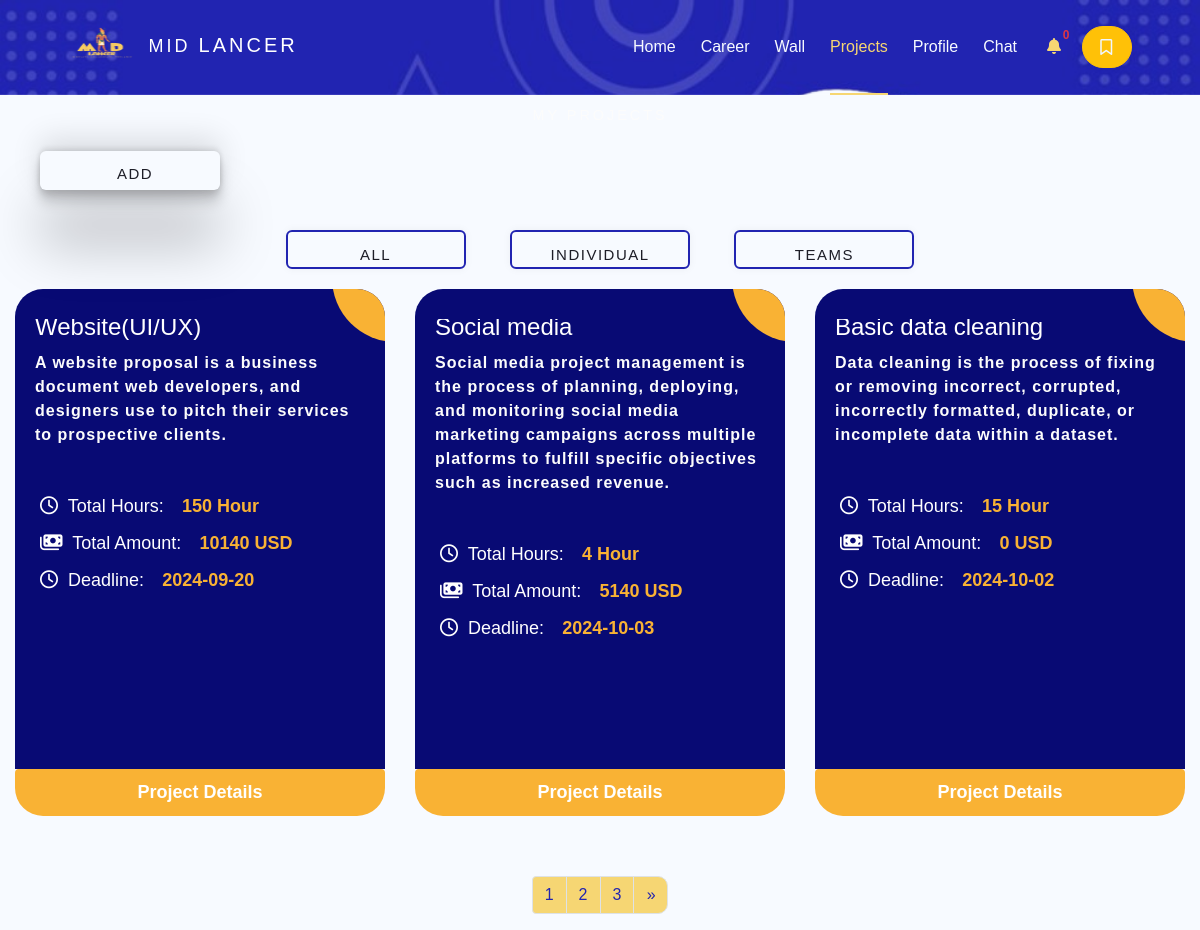
Page /my_projects_client.php (signed in) on the committed database.
### tables this page shows
CREATE TABLE `project` (
  `project_id` int(11) NOT NULL,
  `project_name` varchar(250) NOT NULL,
  `description` varchar(250) NOT NULL,
  `total_hours` int(11) NOT NULL,
  `deadline_date` date NOT NULL,
  `user_id` int(11) NOT NULL,
  `type_id` int(11) DEFAULT NULL,
  `posting` int(11) NOT NULL
);

### my_projects_client.php (the view, shortened to what this page needs)
<?php
include 'nav+bm.php';
if(isset($_SESSION['user_id']))
    $user_id=$_SESSION['user_id'];
else
    header("location:home.php");
$limit = 3;
if (isset($_GET['page']) && is_numeric($_GET['page']))
    $pageNum = $_GET['page'];
else
    $pageNum = 1;
$offset = ($pageNum - 1) * $limit;
$sqlStmt =
    "SELECT project.*, SUM(payment.amount) AS sumamount, `project`.`project_id` AS `pid`
     FROM `project`
     RIGHT JOIN `user` ON `user`.`user_id` = `project`.`user_id`
     LEFT JOIN `team_member` ON `project`.`project_id` = `team_member`.`project_id`
     LEFT JOIN `freelancer` ON `freelancer`.`freelancer_id` = `team_member`.`freelancer_id`
     JOIN `type` ON `type`.`type_id` = `project`.`type_id`
     LEFT JOIN `payment` ON `payment`.`project_id` = `project`.`project_id`
     WHERE `user`.`user_id` = '$user_id' AND `project`.`project_id`";
$sqlStmt .= " GROUP BY `project`.`project_id` LIMIT $limit OFFSET $offset";
$run_query = mysqli_query($connect, $sqlStmt);
?>
<!DOCTYPE html>
<html lang="en">
<head>
    <link rel="stylesheet" href="css/myprojectfreelancer.css">
    <link rel="stylesheet" href="https://cdnjs.cloudflare.com/ajax/libs/font-awesome/6.6.0/css/all.min.css"
 />
</head>
<body>
<div class="main">
    <h1 class="title">MY PROJECTS</h1>
    <button style="width: 12em;" class="addp" id="addpr"><a href="addproject.php" style="padding: 10px;">Add Project</a></button>
    <form method="GET">
        <button style="width: 12em;"><a href="my_projects_client.php" style="padding: 10px;">All</a></button>
        <button style="width: 12em;" type="submit"><a href="my_projects_client.php?type_id=1" style="padding: 10px;">Individual</a></button>
        <button style="width: 12em;" type="submit"><a href="my_projects_client.php?type_id=2" style="padding: 10px;">Teams</a></button>
    </form>
</div>
    <div class="ag-format-container">
        <div class="ag-courses_box">
            <?php foreach ($run_query as $data) { ?>
                <div class="ag-courses_item">
                    <a href="project_details_client.php?details=<?php echo $data['pid']; ?>" class="ag-courses-item_link">
                        <div class="ag-courses-item_bg"></div>
                        <div class="ag-courses-item_title">
                            <h4 class="teams"><?php echo $data['project_name']; ?></h4>
                            <p class="para"><?php echo $data['description']; ?></p>
                        </div>
                        <div class="ag-courses-item_date-box">
                            <i class="fa-regular fa-clock"></i> Total Hours:
                            <span class="ag-courses-item_date"><?php echo $data['total_hours']; ?> Hour</span>
                        </div>
                        <div class="ag-courses-item_date-box">
                            <i class="fa-solid fa-money-bills"></i> Total Amount:
                            <span class="ag-courses-item_date"><?php echo isset($data['sumamount']) ? $data['sumamount'] : '0'; ?> USD</span>
                        </div>
                        <div class="ag-courses-item_date-box">
                            <i class="fa-regular fa-clock"></i> Deadline:
                            <span class="ag-courses-item_date"><?php echo $data['deadline_date']; ?></span>
                        </div>
                        <a href="project_details_client.php?details=<?php echo $data['pid']; ?>" class="ag-courses-item_anchor">Project Details</a>
                    </a>
                </div>
            <?php } ?>
        </div>
    </div>
<nav aria-label="Page navigation example">
    <ul class="pagination justify-content-center">
        <?php $spicySql = str_replace("LIMIT $limit OFFSET $offset", '', $sqlStmt);
        $execSpicy = mysqli_query($connect, $spicySql);
        $numPages = ceil(mysqli_num_rows($execSpicy) / $limit);
        if(isset($_GET['page']) && is_numeric($_GET['page']))
            $currentPage = $_GET['page'];
        else
            $currentPage = 1;
        if($numPages > 1)
        { ?>
            <?php
            for($pn = 1; $pn <= $numPages; $pn++) {$max = $pn; ?>
                <li class="page-item"><a class="page-link" href="my_projects_client.php?page=<?php echo $pn; ?>"><?php echo $pn; ?></a></li>
            <?php } if($currentPage != $max) { ?>
            <li class="page-item">
                <a class="page-link" href="my_projects_client.php?page=<?php echo $currentPage + 1; ?>" aria-label="Next">
                    <span aria-hidden="true">&raquo;</span>
                </a>
            </li>
        <?php }} ?>
    </ul>
</nav>
</body>
</html>

### css/nav+bm.css (style rules this page uses)
:root { --primary-color: #080a74; --secondary-color: #f6d673; --Thirdly-color: #d6d9e0; --fourthly-color: #1d1d27; }
button { padding: 4px 20px; border-radius: 50px; cursor: pointer; border: 0; border-radius: 0.9em; background-color: var(--secondary-color); box-shadow: rgb(0 0 0 / 5%) 0 0 8px; letter-spacing: 1.5px; text-transform: uppercase; font-size: 15px; transition: all 0.5s ease; font-family: inherit; margin-left: 20px; }
a { text-decoration: none; color: var(--fourthly-color); }

### css/myprojectfreelancer.css (style rules this page uses)
* { margin: 0; padding: 0; box-sizing: border-box; }
.para { font-size: medium; }
:root { --primary-color: #2124b1; --secondary-color: #f6d673; --Thirdly-color: #f7faff; --fourthly-color: #1d1d27; }
.title { transform: translateY(22%); }
.teams { transform: translateY(-22%); }
body { background-color: #f7faff; font-family: 'Gill Sans', 'Gill Sans MT', Calibri, 'Trebuchet MS', sans-serif; }
.ag-format-container { margin: 0 auto; width: 100%; }
.main { text-align: center; padding-top: 8%; }
span { padding-left: 4%; }
.main button a { text-decoration: none; }
.ag-courses_box { display: -webkit-box; display: -ms-flexbox; display: flex; -webkit-box-align: start; -ms-flex-align: start; align-items: center !important; justify-content: center !important; flex-wrap: wrap; }
.ag-courses_item { -ms-flex-preferred-size: calc(33.33333% - 30px); flex-basis: calc(33.33333% - 30px); margin: 0 15px 30px; overflow: hidden; border-radius: 28px; }
.ag-courses-item_link { height: 60vh; text-decoration: none; display: block; padding: 30px 20px; background-color: #080a74; overflow: hidden; position: relative; }
.ag-courses-item_title { min-height: 87px; margin: 0 0 25px; overflow: hidden; font-weight: bold; font-size: 30px; color: #FFF; z-index: 2; position: relative; }
i { margin-left: 5px; margin-right: 5px; }
.ag-courses-item_date-box { font-size: 18px; color: #FFF; padding: 5px 0; z-index: 2; position: relative; }
.ag-courses-item_date { font-weight: bold; color: #f9b234; -webkit-transition: color .5s ease; -o-transition: color .5s ease; transition: color .5s ease }
.ag-courses-item_bg { height: 128px; width: 128px; background-color: #f9b234; z-index: 1; position: absolute; top: -75px; right: -75px; border-radius: 50%; -webkit-transition: all .5s ease; -o-transition: all .5s ease; transition: all .5s ease; }
.ag-courses_item:nth-child(2n) .ag-courses-item_bg { background-color: #f9b234; }
.ag-courses_item:nth-child(3n) .ag-courses-item_bg { background-color: #f9b234; }
.pagination { margin-top: 30px; }
.page-item:first-child .page-link { border-top-left-radius: .25rem; border-bottom-left-radius: .25rem; background-color: var(--secondary-color); color: var(--primary-color); transition:color .15s ease-in-out, background-color .15s ease-in-out, border-color .15s ease-in-out, box-shadow .15s ease-in-out ; border: 1px solid #dee2e6 ; }
.page-link { padding: .375rem .75rem; }
.page-link { position: relative; display: block; background-color: var(--secondary-color); color: var(--primary-color); text-decoration: none; border: 1px solid #dee2e6 ; transition:color .15s ease-in-out, background-color .15s ease-in-out, border-color .15s ease-in-out, box-shadow .15s ease-in-out ; }
.ag-courses-item_anchor { display: block; width: 100%; text-align: center; padding: 10px; background-color: #f9b234; color: white; text-decoration: none; font-weight: bold; font-size: large; border-radius: 4px; transition: background-color 0.3s ease; }
#addpr { margin-right: 80%; box-shadow: rgba(0, 0, 0, 0.25) 0px 54px 55px, rgba(0, 0, 0, 0.12) 0px -12px 30px, rgba(0, 0, 0, 0.12) 0px 4px 6px, rgba(0, 0, 0, 0.17) 0px 12px 13px, rgba(0, 0, 0, 0.09) 0px -3px 5px; border-color: none; border: none; }

### rows in the picture
project: project_name "Website(UI/UX)", description "A website proposal is a business document web developers, and designers use to pitch their services to prospective clients.", total_hours "150", sumamount "10140", deadline_date "2024-09-20"
project: project_name "Social media", description "Social media project management is the process of planning, deploying, and monitoring social media marketing campaigns across multiple platforms to fulfill specific objectives such as increased revenue.", total_hours "4", sumamount "5140", deadline_date "2024-10-03"
project: project_name "Basic data cleaning", description "Data cleaning is the process of fixing or removing incorrect, corrupted, incorrectly formatted, duplicate, or incomplete data within a dataset.", total_hours "15", shows "0", deadline_date "2024-10-02"

### other values in the picture
$notifi "0"
